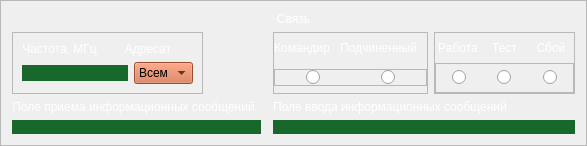
                <widget class="QFrame" name="frame_23">
                 <property name="sizePolicy">
                  <sizepolicy hsizetype="Preferred" vsizetype="Minimum">
                   <horstretch>0</horstretch>
                   <verstretch>0</verstretch>
                  </sizepolicy>
                 </property>
                 <property name="frameShape">
                  <enum>QFrame::StyledPanel</enum>
                 </property>
                 <property name="frameShadow">
                  <enum>QFrame::Sunken</enum>
                 </property>
                 <layout class="QGridLayout" name="gridLayout_3" columnstretch="0,0,0,0,0,0,0,0">
                  <property name="sizeConstraint">
                   <enum>QLayout::SetMinimumSize</enum>
                  </property>
                  <item row="1" column="5" colspan="3">
                   <widget class="QFrame" name="frame_25">
                    <property name="frameShape">
                     <enum>QFrame::StyledPanel</enum>
                    </property>
                    <property name="frameShadow">
                     <enum>QFrame::Plain</enum>
                    </property>
                    <layout class="QGridLayout" name="gridLayout_8">
                     <property name="leftMargin">
                      <number>0</number>
                     </property>
                     <property name="topMargin">
                      <number>0</number>
                     </property>
                     <property name="rightMargin">
                      <number>0</number>
                     </property>
                     <property name="bottomMargin">
                      <number>0</number>
                     </property>
                     <property name="spacing">
                      <number>0</number>
                     </property>
                     <item row="0" column="1">
                      <widget class="QLabel" name="lbl_37">
                       <property name="styleSheet">
                        <string notr="true">color: rgb(255, 255, 255);
font: 9pt &quot;MS Shell Dlg 2&quot;;</string>
                       </property>
                       <property name="text">
                        <string>Тест</string>
                       </property>
                       <property name="alignment">
                        <set>Qt::AlignCenter</set>
                       </property>
                      </widget>
                     </item>
                     <item row="0" column="2">
                      <widget class="QLabel" name="lbl_38">
                       <property name="styleSheet">
                        <string notr="true">color: rgb(255, 255, 255);
font: 9pt &quot;MS Shell Dlg 2&quot;;</string>
                       </property>
                       <property name="text">
                        <string>Сбой</string>
                       </property>
                       <property name="alignment">
                        <set>Qt::AlignCenter</set>
                       </property>
                      </widget>
                     </item>
                     <item row="0" column="0">
                      <widget class="QLabel" name="lbl_36">
                       <property name="styleSheet">
                        <string notr="true">color: rgb(255, 255, 255);
font: 9pt &quot;MS Shell Dlg 2&quot;;</string>
                       </property>
                       <property name="text">
                        <string>Работа</string>
                       </property>
                       <property name="alignment">
                        <set>Qt::AlignCenter</set>
                       </property>
                      </widget>
                     </item>
                     <item row="1" column="0" colspan="3">
                      <widget class="QFrame" name="frame_31">
                       <property name="frameShape">
                        <enum>QFrame::StyledPanel</enum>
                       </property>
                       <property name="frameShadow">
                        <enum>QFrame::Raised</enum>
                       </property>
                       <layout class="QHBoxLayout" name="horizontalLayout_13">
                        <property name="spacing">
                         <number>0</number>
                        </property>
                        <property name="leftMargin">
                         <number>0</number>
                        </property>
                        <property name="topMargin">
                         <number>0</number>
                        </property>
                        <property name="rightMargin">
                         <number>0</number>
                        </property>
                        <property name="bottomMargin">
                         <number>0</number>
                        </property>
                        <item alignment="Qt::AlignHCenter">
                         <widget class="QRadioButton" name="radioButton_14">
                          <property name="text">
                           <string/>
                          </property>
                         </widget>
                        </item>
                        <item alignment="Qt::AlignHCenter">
                         <widget class="QRadioButton" name="radioButton_15">
                          <property name="text">
                           <string/>
                          </property>
                         </widget>
                        </item>
                        <item alignment="Qt::AlignHCenter">
                         <widget class="QRadioButton" name="radioButton_13">
                          <property name="text">
                           <string/>
                          </property>
                         </widget>
                        </item>
                       </layout>
                      </widget>
                     </item>
                    </layout>
                   </widget>
                  </item>
                  <item row="0" column="0" colspan="8" alignment="Qt::AlignTop">
                   <widget class="QLabel" name="lbl_15">
                    <property name="styleSheet">
                     <string notr="true">color: rgb(255, 255, 255);</string>
                    </property>
                    <property name="text">
                     <string>Связь</string>
                    </property>
                    <property name="alignment">
                     <set>Qt::AlignCenter</set>
                    </property>
                   </widget>
                  </item>
                  <item row="5" column="4" rowspan="3" colspan="4">
                   <widget class="QLabel" name="lbl_output_3">
                    <property name="styleSheet">
                     <string notr="true">background-color: rgb(23,104,42);
border-radius: 10px;
</string>
                    </property>
                    <property name="text">
                     <string/>
                    </property>
                    <property name="alignment">
                     <set>Qt::AlignJustify|Qt::AlignTop</set>
                    </property>
                    <property name="wordWrap">
                     <bool>true</bool>
                    </property>
                    <property name="margin">
                     <number>10</number>
                    </property>
                   </widget>
                  </item>
                  <item row="3" column="0" colspan="2" alignment="Qt::AlignLeft|Qt::AlignBottom">
                   <widget class="QLabel" name="lbl_14">
                    <property name="styleSheet">
                     <string notr="true">color: rgb(255, 255, 255);
font: 9pt &quot;MS Shell Dlg 2&quot;;</string>
                    </property>
                    <property name="text">
                     <string>Поле приема информационных сообщений</string>
                    </property>
                    <property name="alignment">
                     <set>Qt::AlignCenter</set>
                    </property>
                   </widget>
                  </item>
                  <item row="5" column="0" rowspan="3" colspan="3">
                   <widget class="QLabel" name="lbl_output_2">
                    <property name="styleSheet">
                     <string notr="true">background-color: rgb(23,104,42);
border-radius: 10px;
</string>
                    </property>
                    <property name="text">
                     <string/>
                    </property>
                    <property name="alignment">
                     <set>Qt::AlignJustify|Qt::AlignTop</set>
                    </property>
                    <property name="wordWrap">
                     <bool>true</bool>
                    </property>
                    <property name="margin">
                     <number>10</number>
                    </property>
                   </widget>
                  </item>
                  <item row="1" column="4">
                   <widget class="QFrame" name="frame_24">
                    <property name="frameShape">
                     <enum>QFrame::StyledPanel</enum>
                    </property>
                    <property name="frameShadow">
                     <enum>QFrame::Plain</enum>
                    </property>
                    <layout class="QGridLayout" name="gridLayout_7">
                     <property name="leftMargin">
                      <number>0</number>
                     </property>
                     <property name="topMargin">
                      <number>0</number>
                     </property>
                     <property name="rightMargin">
                      <number>0</number>
                     </property>
                     <property name="bottomMargin">
                      <number>0</number>
                     </property>
                     <property name="horizontalSpacing">
                      <number>10</number>
                     </property>
                     <property name="verticalSpacing">
                      <number>0</number>
                     </property>
                     <item row="1" column="0" colspan="3" alignment="Qt::AlignVCenter">
                      <widget class="QFrame" name="frame_27">
                       <property name="frameShape">
                        <enum>QFrame::StyledPanel</enum>
                       </property>
                       <property name="frameShadow">
                        <enum>QFrame::Raised</enum>
                       </property>
                       <layout class="QHBoxLayout" name="horizontalLayout_12">
                        <property name="spacing">
                         <number>0</number>
                        </property>
                        <property name="leftMargin">
                         <number>0</number>
                        </property>
                        <property name="topMargin">
                         <number>0</number>
                        </property>
                        <property name="rightMargin">
                         <number>0</number>
                        </property>
                        <property name="bottomMargin">
                         <number>0</number>
                        </property>
                        <item alignment="Qt::AlignHCenter|Qt::AlignVCenter">
                         <widget class="QRadioButton" name="rb_com_3">
                          <property name="cursor">
                           <cursorShape>ArrowCursor</cursorShape>
                          </property>
                          <property name="mouseTracking">
                           <bool>false</bool>
                          </property>
                          <property name="text">
                           <string/>
                          </property>
                         </widget>
                        </item>
                        <item alignment="Qt::AlignHCenter|Qt::AlignVCenter">
                         <widget class="QRadioButton" name="rb_pod_3">
                          <property name="text">
                           <string/>
                          </property>
                         </widget>
                        </item>
                       </layout>
                      </widget>
                     </item>
                     <item row="0" column="0">
                      <widget class="QLabel" name="l_begining_20">
                       <property name="styleSheet">
                        <string notr="true">color: rgb(255, 255, 255);
font: 9pt &quot;MS Shell Dlg 2&quot;;</string>
                       </property>
                       <property name="text">
                        <string>Командир</string>
                       </property>
                       <property name="alignment">
                        <set>Qt::AlignCenter</set>
                       </property>
                      </widget>
                     </item>
                     <item row="0" column="1">
                      <widget class="QLabel" name="lbl_35">
                       <property name="styleSheet">
                        <string notr="true">color: rgb(255, 255, 255);
font: 9pt &quot;MS Shell Dlg 2&quot;;</string>
                       </property>
                       <property name="text">
                        <string>Подчиненный</string>
                       </property>
                       <property name="alignment">
                        <set>Qt::AlignCenter</set>
                       </property>
                      </widget>
                     </item>
                    </layout>
                   </widget>
                  </item>
                  <item row="1" column="0">
                   <widget class="QFrame" name="frame_26">
                    <property name="frameShape">
                     <enum>QFrame::StyledPanel</enum>
                    </property>
                    <property name="frameShadow">
                     <enum>QFrame::Plain</enum>
                    </property>
                    <layout class="QGridLayout" name="gridLayout_6">
                     <item row="0" column="0">
                      <widget class="QLabel" name="l_begining_14">
                       <property name="styleSheet">
                        <string notr="true">color: rgb(255, 255, 255);</string>
                       </property>
                       <property name="text">
                        <string>Частота, МГц</string>
                       </property>
                       <property name="alignment">
                        <set>Qt::AlignCenter</set>
                       </property>
                      </widget>
                     </item>
                     <item row="1" column="2">
                      <widget class="QComboBox" name="cb_mod_4">
                       <property name="cursor">
                        <cursorShape>PointingHandCursor</cursorShape>
                       </property>
                       <property name="styleSheet">
                        <string notr="true">background-color: rgb(212, 111, 68)</string>
                       </property>
                       <item>
                        <property name="text">
                         <string>Всем</string>
                        </property>
                       </item>
                      </widget>
                     </item>
                     <item row="1" column="0" colspan="2">
                      <widget class="QLineEdit" name="lineEdit_4">
                       <property name="styleSheet">
                        <string notr="true">background-color: rgb(23,104,42);
border-radius: 10px;
</string>
                       </property>
                      </widget>
                     </item>
                     <item row="0" column="1" colspan="2">
                      <widget class="QLabel" name="l_begining_16">
                       <property name="styleSheet">
                        <string notr="true">color: rgb(255, 255, 255);</string>
                       </property>
                       <property name="text">
                        <string>Адресат</string>
                       </property>
                       <property name="alignment">
                        <set>Qt::AlignCenter</set>
                       </property>
                      </widget>
                     </item>
                    </layout>
                   </widget>
                  </item>
                  <item row="3" column="4" colspan="2" alignment="Qt::AlignBottom">
                   <widget class="QLabel" name="lbl_28">
                    <property name="styleSheet">
                     <string notr="true">color: rgb(255, 255, 255);
font: 9pt &quot;MS Shell Dlg 2&quot;;</string>
                    </property>
                    <property name="text">
                     <string>Поле ввода информационных сообщений</string>
                    </property>
                    <property name="alignment">
                     <set>Qt::AlignCenter</set>
                    </property>
                   </widget>
                  </item>
                 </layout>
                </widget>
